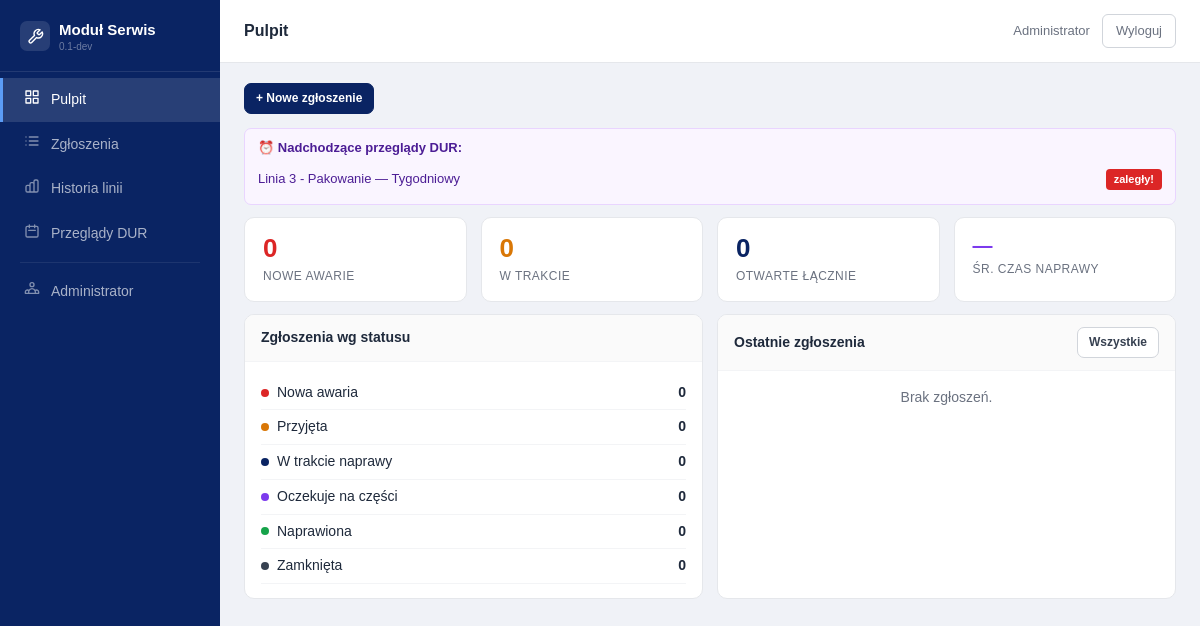
/index.php?route=dashboard (signed in), run on the app's committed database.
### tables this page shows
CREATE TABLE IF NOT EXISTS `maintenance_schedules` (
    `id` INT UNSIGNED NOT NULL AUTO_INCREMENT,
    `production_line_id` INT UNSIGNED NOT NULL,
    `template_id` INT UNSIGNED NOT NULL,
    `review_type` ENUM(
        'weekly',
        'monthly',
        'quarterly',
        'biannual',
        'annual',
        'ad_hoc'
    ) NOT NULL,
    `interval_days` INT UNSIGNED NOT NULL DEFAULT 30,
    `next_due_date` DATE NULL,
    `is_active` TINYINT(1) NOT NULL DEFAULT 1,
    `created_at` DATETIME NOT NULL DEFAULT CURRENT_TIMESTAMP,
    `updated_at` DATETIME NOT NULL DEFAULT CURRENT_TIMESTAMP ON UPDATE CURRENT_TIMESTAMP,
    PRIMARY KEY (`id`),
    KEY `idx_sched_line` (`production_line_id`),
    KEY `idx_sched_due` (`next_due_date`),
    CONSTRAINT `fk_sched_line` FOREIGN KEY (`production_line_id`) REFERENCES `production_lines` (`id`),
    CONSTRAINT `fk_sched_template` FOREIGN KEY (`template_id`) REFERENCES `maintenance_templates` (`id`)
);

CREATE TABLE IF NOT EXISTS `production_lines` (
    `id` INT UNSIGNED NOT NULL AUTO_INCREMENT,
    `name` VARCHAR(150) NOT NULL,
    `prefix` VARCHAR(10) NOT NULL COMMENT 'Prefix numerów zgłoszeń, np. A1, L2, P3',
    `description` TEXT NULL,
    `is_active` TINYINT(1) NOT NULL DEFAULT 1,
    `created_at` DATETIME NOT NULL DEFAULT CURRENT_TIMESTAMP,
    `updated_at` DATETIME NOT NULL DEFAULT CURRENT_TIMESTAMP ON UPDATE CURRENT_TIMESTAMP,
    PRIMARY KEY (`id`),
    UNIQUE KEY `uq_line_prefix` (`prefix`),
    KEY `idx_lines_active` (`is_active`)
);

CREATE TABLE IF NOT EXISTS `failure_statuses` (
    `id` INT UNSIGNED NOT NULL AUTO_INCREMENT,
    `label` VARCHAR(150) NOT NULL,
    `color` VARCHAR(7) NOT NULL DEFAULT '#6c757d',
    `sort_order` INT UNSIGNED NOT NULL DEFAULT 0,
    `is_initial` TINYINT(1) NOT NULL DEFAULT 0 COMMENT 'Status dla nowych zgłoszeń',
    `is_final` TINYINT(1) NOT NULL DEFAULT 0 COMMENT 'Status końcowy (zamknięcia)',
    `is_active` TINYINT(1) NOT NULL DEFAULT 1,
    `created_at` DATETIME NOT NULL DEFAULT CURRENT_TIMESTAMP,
    `updated_at` DATETIME NOT NULL DEFAULT CURRENT_TIMESTAMP ON UPDATE CURRENT_TIMESTAMP,
    PRIMARY KEY (`id`),
    KEY `idx_status_order` (`sort_order`),
    KEY `idx_status_initial` (`is_initial`),
    KEY `idx_status_active` (`is_active`)
);

### app/Controllers/Controllers.php (called while the page is built, shortened)
<?php
class FailureController
{
    public function dashboard(): void
    {
        $fm        = new FailureModel();
        $mm        = new MaintenanceModel();
        $stats     = $fm->getDashboardStats();
        $recent    = $fm->getList([], 6, 0);
        $upcoming  = $mm->getUpcomingSchedules(DUR_WARNING_DAYS);
        $statuses  = (new StatusModel())->getAll(true);
        $avgRepairAll = $fm->getGlobalAvgRepairTime();
        $byStatus = [];
        foreach ($statuses as $s) {
            $byStatus[$s['id']] = ['label' => $s['label'], 'color' => $s['color'], 'count' => 0];
        }
        require BASE_PATH . '/templates/shared/dashboard.php';
    }
}

### app/Helpers/Database.php (called while the page is built, shortened)
<?php
class Database
{
    private static ?\PDO $instance = null;
    public static function get(): \PDO
    {
        if (self::$instance === null) {
            $dsn = sprintf(
                'mysql:host=%s;dbname=%s;charset=%s',
                DB_HOST, DB_NAME, DB_CHARSET
            );
            self::$instance = new \PDO($dsn, DB_USER, DB_PASS, [
                \PDO::ATTR_ERRMODE            => \PDO::ERRMODE_EXCEPTION,
                \PDO::ATTR_DEFAULT_FETCH_MODE => \PDO::FETCH_ASSOC,
                \PDO::ATTR_EMULATE_PREPARES   => false,
            ]);
        }
        return self::$instance;
    }
}

### app/Models/Models.php (called while the page is built, shortened)
<?php
abstract class BaseModel
{
    protected \PDO $db;
    public function __construct()
    {
        $this->db = Database::get();
    }
    protected function fetchAll(string $sql, array $params = []): array
    {
        $st = $this->db->prepare($sql);
        $st->execute($params);
        return $st->fetchAll();
    }
    protected function fetchOne(string $sql, array $params = []): ?array
    {
        $st = $this->db->prepare($sql);
        $st->execute($params);
        $r = $st->fetch();
        return $r ?: null;
    }
}
class StatusModel extends BaseModel
{
    public function getAll(bool $activeOnly = false): array
    {
        $where = $activeOnly ? 'WHERE is_active = 1' : '';
        return $this->fetchAll("SELECT * FROM failure_statuses $where ORDER BY sort_order");
    }
}
class FailureModel extends BaseModel
{
    private function baseSelect(): string
    {
        return "SELECT f.*,
            pl.name AS line_name, pl.prefix AS line_prefix,
            ls.name AS subsystem_name,
            fc.label AS cat_label, fc.color AS cat_color,
            fs.label AS status_label, fs.color AS status_color, fs.is_final AS status_is_final,
            fd.title AS dict_title,
            fsym.name AS symptom_name
         FROM failures f
         JOIN production_lines pl ON pl.id = f.production_line_id
         LEFT JOIN line_subsystems ls ON ls.id = f.subsystem_id
         LEFT JOIN failure_categories fc ON fc.id = f.category_id
         JOIN failure_statuses fs ON fs.id = f.status_id
         LEFT JOIN failure_dictionary fd ON fd.id = f.dictionary_item_id
         LEFT JOIN failure_symptoms fsym ON fsym.id = f.symptom_id";
    }
    public function getList(array $filters = [], int $limit = 25, int $offset = 0): array
    {
        $where  = ['1=1'];
        $params = [];
        $sql = $this->baseSelect()
            . ' WHERE ' . implode(' AND ', $where)
            . ' ORDER BY f.created_at DESC'
            . " LIMIT $limit OFFSET $offset";
        return $this->fetchAll($sql, $params);
    }
    public function getGlobalAvgRepairTime(): string
    {
        $row = $this->fetchOne(
            "SELECT AVG(TIMESTAMPDIFF(MINUTE, created_at, closed_at)) AS avg_min
             FROM failures
             WHERE closed_at IS NOT NULL AND created_at IS NOT NULL"
        );
        if (!$row || $row['avg_min'] === null) return '—';
        $min = (float) $row['avg_min'];
        return round($min / 1440, 1) . ' dni';
    }
    public function getDashboardStats(): array
    {
        return $this->fetchOne(
            "SELECT
               SUM(CASE WHEN fs.is_initial = 1 THEN 1 ELSE 0 END)        AS new_count,
               SUM(CASE WHEN fs.label = 'W trakcie naprawy' THEN 1 ELSE 0 END) AS progress_count,
               SUM(CASE WHEN fs.is_final = 0 THEN 1 ELSE 0 END)          AS open_count,
               SUM(CASE WHEN fs.is_final = 1 AND DATE(f.updated_at) = CURDATE() THEN 1 ELSE 0 END) AS closed_today
             FROM failures f JOIN failure_statuses fs ON fs.id = f.status_id"
        ) ?? [];
    }
}
class MaintenanceModel extends BaseModel
{
    public function getUpcomingSchedules(int $days = 14): array
    {
        return $this->fetchAll(
            "SELECT ms.*, pl.name AS line_name,
                    DATEDIFF(ms.next_due_date, CURDATE()) AS days_left
             FROM maintenance_schedules ms
             JOIN production_lines pl ON pl.id = ms.production_line_id
             WHERE ms.is_active = 1
               AND ms.next_due_date <= DATE_ADD(CURDATE(), INTERVAL ? DAY)
             ORDER BY ms.next_due_date ASC",
            [$days]
        );
    }
}

### app/Helpers/Helpers.php (called while the page is built, shortened)
<?php
class Helpers
{
    public static function e(mixed $v): string
    {
        return htmlspecialchars((string)($v ?? ''), ENT_QUOTES | ENT_HTML5, 'UTF-8');
    }
    public static function reviewTypeLabel(string $type): string
    {
        return match($type) {
            'weekly'    => 'Tygodniowy',
            'monthly'   => 'Miesięczny',
            'quarterly' => 'Kwartalny',
            'biannual'  => 'Półroczny',
            'annual'    => 'Roczny',
            'ad_hoc'    => 'Doraźny',
            default     => ucfirst($type),
        };
    }
}

### templates/shared/dashboard.php (the view, shortened to what this page needs)
<?php
require BASE_PATH . '/templates/shared/header.php';
?>
<div class="sh">
  <a href="<?= BASE_URL ?>/index.php?route=report" class="btn btn-p btn-sm">+ Nowe zgłoszenie</a>
</div>
<?php if ($upcoming): ?>
<div class="alert alert-v mb2">
  <div class="fw6 mb1" style="color:#4c1d95;">⏰ Nadchodzące przeglądy DUR:</div>
  <?php foreach ($upcoming as $u):
    $dl = (int)$u['days_left'];
    $bc = $dl <= 0 ? '#dc2626' : ($dl <= 3 ? '#d97706' : '#7c3aed');
    $bl = $dl <= 0 ? 'zaległy!' : 'za '.$dl.' dni';
  ?>
  <div class="dur-up-item">
    <span><?= Helpers::e($u['line_name']) ?> — <?= Helpers::reviewTypeLabel($u['review_type']) ?></span>
    <span class="badge" style="background:<?= $bc ?>;color:#fff;"><?= $bl ?></span>
  </div>
  <?php endforeach; ?>
</div>
<?php endif; ?>
<div class="stats mb2">
  <div class="stat-card"><div class="stat-val sv-r"><?= (int)($stats['new_count'] ?? 0) ?></div><div class="stat-lbl">Nowe awarie</div></div>
  <div class="stat-card"><div class="stat-val sv-a"><?= (int)($stats['progress_count'] ?? 0) ?></div><div class="stat-lbl">W trakcie</div></div>
  <div class="stat-card"><div class="stat-val sv-b"><?= (int)($stats['open_count'] ?? 0) ?></div><div class="stat-lbl">Otwarte łącznie</div></div>
  <div class="stat-card"><div class="stat-val sv-v" style="font-size:20px;"><?= Helpers::e($avgRepairAll) ?></div><div class="stat-lbl">Śr. czas naprawy</div></div>
</div>
<div class="g2">
  <div class="card">
    <div class="card-head"><span class="card-title">Zgłoszenia wg statusu</span></div>
    <div class="card-body">
      <?php foreach ($byStatus as $s): ?>
      <div style="display:flex;align-items:center;justify-content:space-between;padding:6px 0;border-bottom:1px solid #f3f4f6;">
        <div style="display:flex;align-items:center;gap:8px;">
          <span class="dot" style="background:<?= Helpers::e($s['color']) ?>;"></span>
          <?= Helpers::e($s['label']) ?>
        </div>
        <strong><?= $s['count'] ?></strong>
      </div>
      <?php endforeach; ?>
    </div>
  </div>
  <div class="card">
    <div class="card-head">
      <span class="card-title">Ostatnie zgłoszenia</span>
      <a href="<?= BASE_URL ?>/index.php?route=failures" class="btn btn-sm">Wszystkie</a>
    </div>
    <?php if (!$recent): ?>
    <div style="padding:16px;text-align:center;" class="muted">Brak zgłoszeń.</div>
    <?php endif; ?>
  </div>
</div>
<?php require BASE_PATH . '/templates/shared/footer.php'; ?>

### data on the page
maintenance_schedules: production_line.name "Linia 3 - Pakowanie", review_type "Tygodniowy", bl "zaległy!"
failure_statuses: label "Nowa awaria", is_final "0"
failure_statuses: label "Przyjęta", is_final "0"
failure_statuses: label "W trakcie naprawy", is_final "0"
failure_statuses: label "Oczekuje na części", is_final "0"
failure_statuses: label "Naprawiona", is_final "0"
failure_statuses: label "Zamknięta", is_initial "0"

### other printed values
$appName "Moduł Serwis"
$appVersion "0.1-dev"
Helpers::e($item['label']) "Pulpit"
Helpers::e($item['label']) "Zgłoszenia"
Helpers::e($item['label']) "Historia linii"
Helpers::e($item['label']) "Przeglądy DUR"
Helpers::e($item['label']) "Administrator"
Helpers::e($pageTitle ?? 'Moduł Serwis') "Pulpit"
Helpers::e($user['name']) "Administrator"
$stats['new_count'] "0"
$stats['progress_count'] "0"
$stats['open_count'] "0"
Helpers::e($avgRepairAll) "—"
